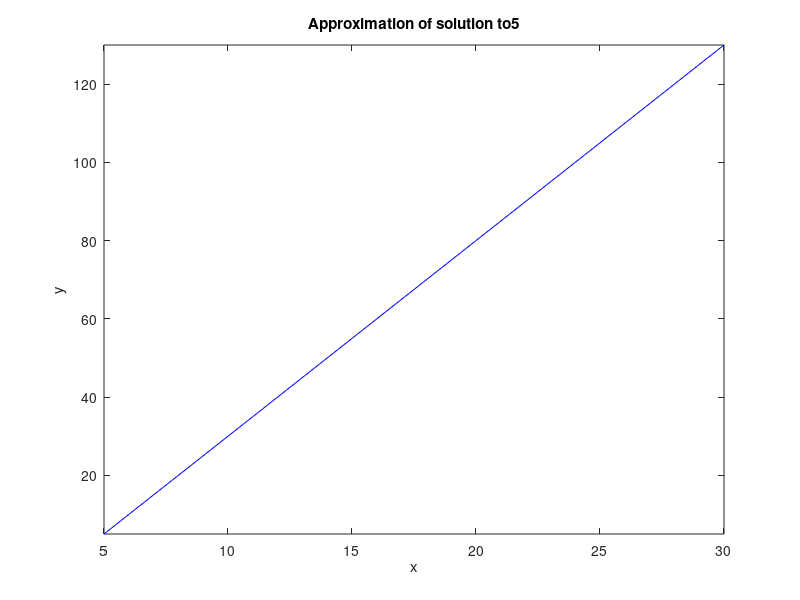

The MATLAB script that drew this image:
% eulerApproximation.m
% For approximating a first order ODE (of two variables) by Euler's method.
% julianSpencer
% 2025-Jan-25

clc; clear;

try
    % Specify ODE
    disp('Enter an ODE in the form dy/dx = f(x, y). (Do not use element-wise operators. Make sure to use * for every multiplication operation and / for every division.):');
    funcString = input('dy/dx = ', 's');
    modFuncString = strrep(funcString, '^', '.^');
    modFuncString = strrep(modFuncString, '*', '.*');
    modFuncString = strrep(modFuncString, '/', './');
    func = str2func(['@(x,y)', modFuncString]);

    testX = rand(1, 10);
    testY = rand(1, 10);
    try
        testFunc = func(testX, testY);
        clear testFunc;
    catch innerME
        error('The function you entered was not a valid function. Please enter a function of the form dy/dx = f(x, y). For example, dy/dx = "x + y".');
    end
    clear testX testY;

    %Specify step size & number of iterations
    x0 = input('Enter x0: ');
    y0 = input('Enter y0: ');
    h = input('Enter step-size: ');
    n = input('Enter number of iterations: ');
    
    if (~isnumeric(h))
            error('The step size you entered were not a numeric value. Please enter a numeric value.');
    end
    if (~isnumeric(n) || mod(n, 1) ~= 0)
            error('The number of iterations you entered was not a numeric integer. Please enter a numeric integer.');
    end
catch outerME
    disp('Terminating program due to invalid input...');
    error(['Reason: ', outerME.message]);
end

x = [x0];
y = [y0];

for i = 1:n
    slope = func(x(i), y(i));
    y(i+1) = y(i) + (h * slope);
    x(i+1) = x(i) + h;
end

disp(x);
disp(y);

% Plot the approximation
figure;
plot(x, y, '-b'); % Plot undefined as holes
axis tight;
xlabel('x');
ylabel('y');
t = "Approximation of solution to ";
t = strcat(t, funcString);
title(t);
hold off;